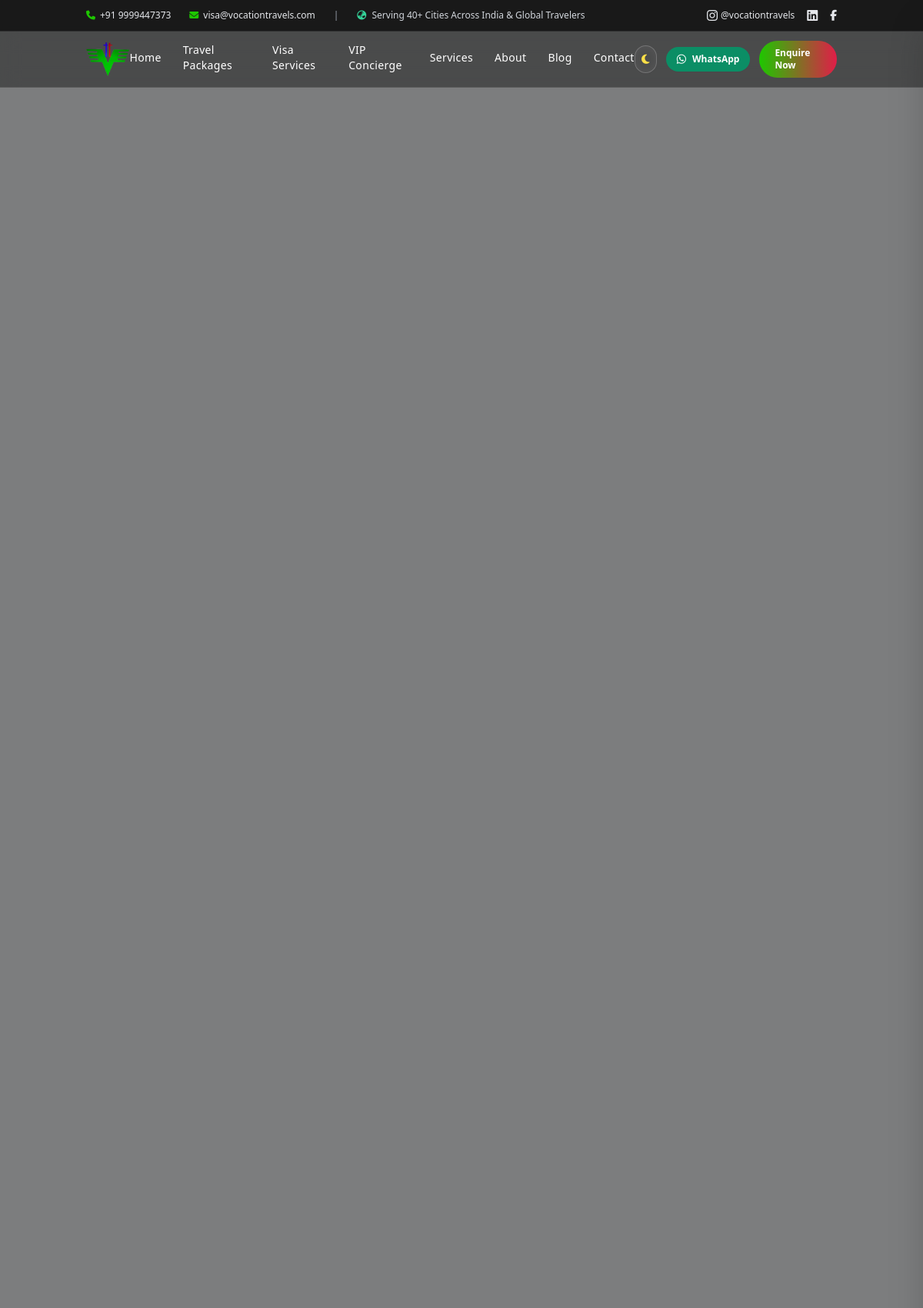
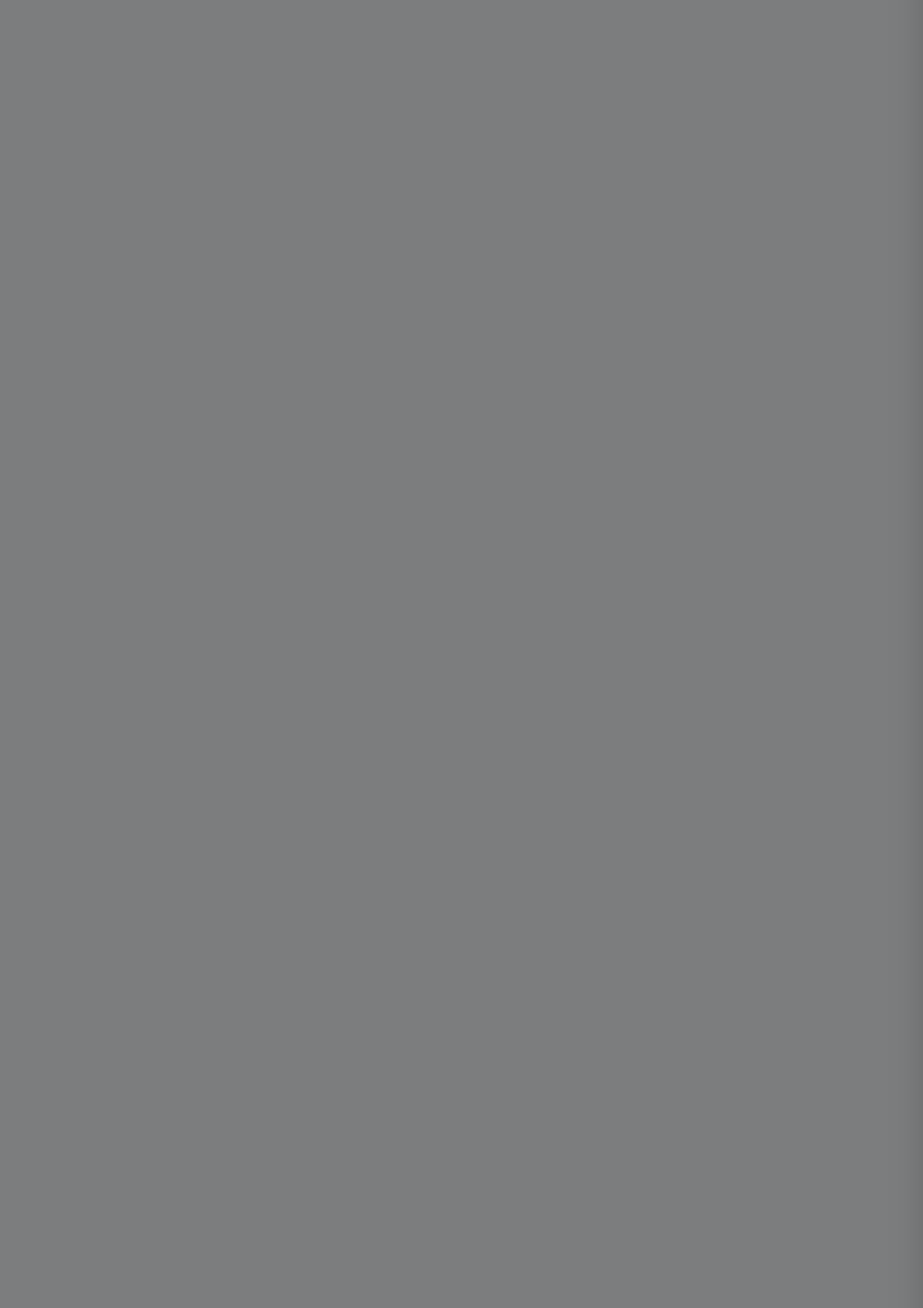
The page /contact.php (upper part) on the database its author committed (2 pictures, top to bottom).
### tables this page shows
CREATE TABLE `contacts` (
  `id` int(11) NOT NULL AUTO_INCREMENT,
  `name` varchar(100) NOT NULL,
  `email` varchar(100) NOT NULL,
  `company_name` varchar(255) DEFAULT NULL,
  `copyright` varchar(255) DEFAULT NULL,
  `working_hours` varchar(100) DEFAULT NULL,
  `facebook` varchar(255) DEFAULT NULL,
  `instagram` varchar(255) DEFAULT NULL,
  `twitter` varchar(255) DEFAULT NULL,
  `linkdin` varchar(2000) DEFAULT NULL,
  `map` varchar(500) DEFAULT NULL,
  `contact_email` varchar(255) DEFAULT NULL,
  `address` varchar(255) DEFAULT NULL,
  `address2` text DEFAULT NULL,
  `subject` varchar(255) NOT NULL,
  `message` text NOT NULL,
  `created_at` timestamp NOT NULL DEFAULT current_timestamp(),
  `phone` varchar(20) DEFAULT NULL,
  `wp_number` varchar(11) DEFAULT NULL,
  `telephone` varchar(11) DEFAULT NULL,
  `updated_at` varchar(200) DEFAULT NULL,
  PRIMARY KEY (`id`)
);

CREATE TABLE `logos` (
  `id` int(11) NOT NULL AUTO_INCREMENT,
  `logo_path` varchar(255) NOT NULL,
  `location` varchar(50) NOT NULL DEFAULT 'header',
  `uploaded_at` timestamp NOT NULL DEFAULT current_timestamp(),
  `is_active` tinyint(1) NOT NULL DEFAULT 1,
  PRIMARY KEY (`id`)
);

### util/function.php (called while the page is built, shortened)
<?php
include_once __DIR__ . "/../config/connect.php";
function get_header_logo()
{
    global $conn;
    $sql_logo = "SELECT * FROM `logos` where `location` = 'header' order by id desc limit 1";
    $re_logo = mysqli_query($conn, $sql_logo);
    if (mysqli_num_rows($re_logo)) {
        $row = mysqli_fetch_assoc($re_logo);
        return "admin/uploads/" . $row['logo_path'];
    }
}
function contact_us()
{
    global $conn;
    $query = "SELECT * FROM `contacts` LIMIT 1";
    $sql_query = $conn->query($query);
    if ($sql_query && $sql_query->num_rows > 0) {
        $result = $sql_query->fetch_assoc();
        return [
            'company_name' => $result['company_name'] ?? '',
            'copyright' => $result['copyright'] ?? '',
            'phone' => $result['phone'] ?? '',
            'wp_number' => $result['wp_number'] ?? '',
            'telephone' => $result['telephone'] ?? '',
            'address' => $result['address'] ?? '',
            'address2' => $result['address2'] ?? '',
            'email' => $result['email'] ?? '',
            'contact_email' => $result['contact_email'] ?? '',
            'facebook' => $result['facebook'] ?? '',
            'instagram' => $result['instagram'] ?? '',
            'twitter' => $result['twitter'] ?? '',
            'linkdin' => $result['linkdin'] ?? '',
            'map' => $result['map'] ?? '',
            'working_hours' => $result['working_hours'] ?? ''
        ];
    }
    return null;
}

### config/connect.php (called while the page is built, shortened)
<?php
$httpHost = $_SERVER['HTTP_HOST'] ?? '';
$isHttps = (!empty($_SERVER['HTTPS']) && $_SERVER['HTTPS'] !== 'off')
    || (!empty($_SERVER['HTTP_X_FORWARDED_PROTO']) && $_SERVER['HTTP_X_FORWARDED_PROTO'] === 'https')
    || (!empty($_SERVER['SERVER_PORT']) && $_SERVER['SERVER_PORT'] == 443);
$protocol = $isHttps ? 'https://' : 'http://';
if (!empty($httpHost) && strpos($httpHost, 'localhost') === false && strpos($httpHost, '127.0.0.1') === false) {
    $site = $protocol . $httpHost . '/';
} elseif (!empty($_ENV['SITE'])) {
    $site = rtrim($_ENV['SITE'], '/') . '/';
} else {
    $site = $protocol . ($httpHost ?: 'localhost') . '/vocation-travels/';
}

### public/contact.php (the view, shortened to what this page needs)
<?php
include_once __DIR__ . "/../config/connect.php";
include_once __DIR__ . "/../util/function.php";
$contact = contact_us();
?>
<!DOCTYPE html>
<html lang="en">
<head>
  <?php include('link.php') ?>
</head>
<body class="relative flex flex-col min-h-screen">
  <?php include('header.php') ?>
  <main class="flex-grow">
    <section class="relative h-screen w-full overflow-hidden">
      <video class="absolute inset-0 w-full h-full object-cover" autoplay muted loop playsinline>
        <source src="<?=$site?>assets/videos/ContactUs.mp4" type="video/mp4">
      </video>
      <div class="absolute inset-0 bg-black bg-opacity-50"></div>
      <div class="relative z-10 flex flex-col items-center justify-center h-full text-center px-4">
      </div>
    </section>
  </main>
</body>
</html>

### public/header.php (shortened to what this page needs)
<?php
include_once __DIR__ . "/../config/connect.php";
include_once __DIR__ . "/../util/function.php";
$contact = contact_us();
$logo = get_header_logo();
$phone = $contact['phone'] ?? '9999447373';
$wp_number = $contact['wp_number'] ?? '7982938239';
$instagram_url = !empty($contact['instagram']) ? $contact['instagram'] : 'https://www.instagram.com/vocationtravels/';
?>
<header id="main-header" class="fixed inset-x-0 top-0 z-50 transition-all duration-300">
  <div id="top-announcement-bar" class="hidden md:block bg-black/80 backdrop-blur-sm text-gray-200 text-xs py-2 border-b border-white/10 overflow-hidden">
    <div class="container mx-auto px-6 flex justify-between items-center">
      <div class="flex items-center space-x-6">
        <a href="tel:+91<?= preg_replace('/[^0-9]/', '', $phone) ?>" class="flex items-center space-x-1.5 hover:text-white transition">
          <i class="fa-solid fa-phone text-[#1ec700]"></i>
          <span>+91 <?= htmlspecialchars($phone) ?></span>
        </a>
        <a href="mailto:<?= htmlspecialchars($contact['email'] ?? 'visa@vocationtravels.com') ?>" class="flex items-center space-x-1.5 hover:text-white transition">
          <i class="fa-solid fa-envelope text-[#1ec700]"></i>
          <span><?= htmlspecialchars($contact['email'] ?? 'visa@vocationtravels.com') ?></span>
        </a>
        <span class="text-gray-400">|</span>
        <span class="text-gray-300"><i class="fa-solid fa-earth-asia text-emerald-400 mr-1"></i> Serving 40+ Cities Across India &amp; Global Travelers</span>
      </div>
      <div class="flex items-center space-x-4">
        <a href="<?= htmlspecialchars($instagram_url) ?>" target="_blank" rel="noopener" class="hover:text-pink-400 transition flex items-center space-x-1">
          <i class="fa-brands fa-instagram text-base"></i>
          <span>@vocationtravels</span>
        </a>
        <?php if (!empty($contact['linkdin'])): ?>
          <a href="<?= htmlspecialchars($contact['linkdin']) ?>" target="_blank" rel="noopener" class="hover:text-blue-400 transition">
            <i class="fa-brands fa-linkedin text-base"></i>
          </a>
        <?php endif; ?>
        <?php if (!empty($contact['facebook'])): ?>
          <a href="<?= htmlspecialchars($contact['facebook']) ?>" target="_blank" rel="noopener" class="hover:text-blue-500 transition">
            <i class="fa-brands fa-facebook-f text-sm"></i>
          </a>
        <?php endif; ?>
      </div>
    </div>
  </div>
  <nav id="main-nav-bar" class="transition-all duration-300 bg-black/40 backdrop-blur-md border-b border-white/10">
    <div class="container mx-auto flex items-center justify-between py-3 px-6">
      <div class="flex items-center">
        <a href="<?= $site ?>" class="block">
          <img src="<?= $site . $logo ?>" alt="<?= htmlspecialchars($contact['company_name'] ?? 'Vocation Travels') ?>" class="h-10 sm:h-12 w-auto object-contain hover:opacity-90 transition" />
        </a>
      </div>
      <div class="hidden lg:flex items-center space-x-7">
        <a href="<?= $site ?>" class="nav-link text-white text-sm font-medium tracking-wide">Home</a>
        <a href="<?= $site ?>travel-package/" class="nav-link text-white text-sm font-medium tracking-wide">Travel Packages</a>
        <a href="<?= $site ?>visa-services/" class="nav-link text-white text-sm font-medium tracking-wide">Visa Services</a>
        <a href="<?= $site ?>vip-concierge/" class="nav-link text-white text-sm font-medium tracking-wide">VIP Concierge</a>
        <a href="<?= $site ?>services/" class="nav-link text-white text-sm font-medium tracking-wide">Services</a>
        <a href="<?= $site ?>about/" class="nav-link text-white text-sm font-medium tracking-wide">About</a>
        <a href="<?= $site ?>blogs/" class="nav-link text-white text-sm font-medium tracking-wide">Blog</a>
        <a href="<?= $site ?>contact/" class="nav-link text-white text-sm font-medium tracking-wide">Contact</a>
      </div>
      <div class="hidden lg:flex items-center space-x-3">
        <button id="theme-toggle-btn" type="button" aria-label="Toggle Dark / Light Theme" title="Toggle Theme"
          class="theme-toggle-btn relative w-9 h-9 flex items-center justify-center rounded-full bg-white/10 hover:bg-white/20 text-white backdrop-blur-md border border-white/20 transition-all duration-200 focus:outline-none focus:ring-2 focus:ring-[#1ec700] cursor-pointer shadow-sm">
          <i class="theme-icon-moon fa-solid fa-moon text-yellow-300 text-sm"></i>
        </button>
        <a href="https://wa.me/91<?= preg_replace('/[^0-9]/', '', $wp_number) ?>?text=Hi%20Vocation%20Travels,%20I%20want%20to%20plan%20a%20trip%20/%20visa" target="_blank" rel="noopener"
          class="flex items-center space-x-2 px-3.5 py-1.5 rounded-full bg-emerald-600/90 hover:bg-emerald-500 text-white text-xs font-semibold shadow-sm transition">
          <i class="fa-brands fa-whatsapp text-sm"></i>
          <span>WhatsApp</span>
        </a>
        <a href="<?= $site ?>contact/#contactform"
          class="px-5 py-2 rounded-full text-xs font-bold text-white bg-gradient-to-r from-[#1ec700] to-[#e11d48] hover:shadow-lg hover:scale-105 transition transform duration-200">
          Enquire Now
        </a>
      </div>
    </div>
  </nav>
</header>

### public/assets/css/styles.css (style rules this page uses)
html, body { overflow-x: hidden !important; padding: 0px !important; }
.container { margin: auto !important; }
section, main, .relative, .w-full { max-width: 100vw; box-sizing: border-box; }
img, video { max-width: 100%; height: auto; display: block; }
video.object-cover, video.h-full, video.h-screen, img.object-cover, img.h-full { max-width: none; height: 100% !important; }
:root { --vt-bg-base: #f8fafc; --vt-bg-surface: #ffffff; --vt-bg-card: #ffffff; --vt-text-primary: #0f172a; --vt-text-secondary: #475569; --vt-text-muted: #64748b; --vt-border: #e2e8f0; --vt-brand: #1ec700; --vt-brand-dark: #159c00; --vt-brand-rose: #e11d48; }
html, body, section, main, header, nav, .service-card, .feature-card, input, select, textarea { transition: background-color 0.25s ease, color 0.25s ease, border-color 0.25s ease; }
html:not(.dark) body { background-color: var(--vt-bg-base); color: var(--vt-text-primary); }

### public/header.php (style rules this page uses)
#top-announcement-bar { max-height: 50px; transition: max-height 0.3s cubic-bezier(0.4, 0, 0.2, 1), opacity 0.25s ease, padding 0.3s cubic-bezier(0.4, 0, 0.2, 1), border-color 0.25s ease; }
.nav-link { position: relative; padding-bottom: 4px; transition: color 0.25s ease; }
.nav-link::after { content: ""; position: absolute; left: 0; bottom: 0; height: 2px; width: 0; border-radius: 9999px; background: linear-gradient(to right, #1ec700, #e11d48); transition: width 0.3s cubic-bezier(0.4, 0, 0.2, 1); }

### rows shown on the page
contacts: phone "9999447373", email "visa@vocationtravels.com"
logos: logo_path (picture)
